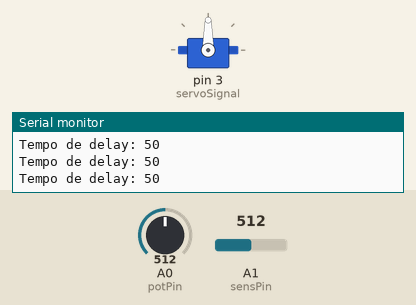
This sketch was run on a simulated Arduino Uno, built with avr-gcc and run on an emulated ATmega328P. Shown: servo, the last lines printed to the serial monitor. The inputs (shaded band) are chosen by the test bench; at power-on: A0 (potPin) = 512, A1 (sensPin) = 512.

Above: at 1.2 s.
1.3 s: A0 (potPin) set to 716
At 3.4 s:
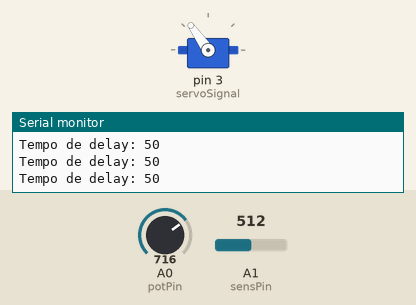
4.3 s: A0 (potPin) set to 1023
At 7.2 s:
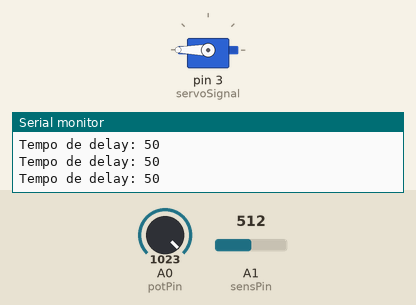
7.3 s: A1 (sensPin) set to 136
8.8 s: A1 (sensPin) set to 114
10.3 s: A0 (potPin) set to 306
At 12.6 s:
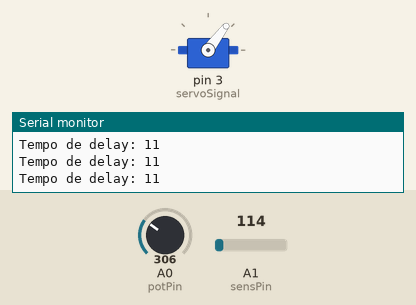
13.3 s: A0 (potPin) set to 122
At 14.8 s:
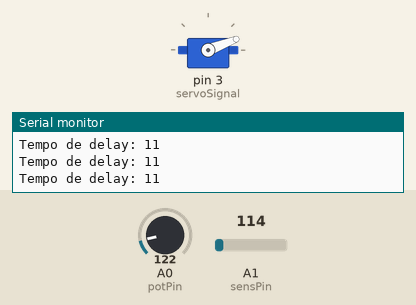
Timing chart, 0 to 16.1 s (numbered marks = the images above; inputs shaded):
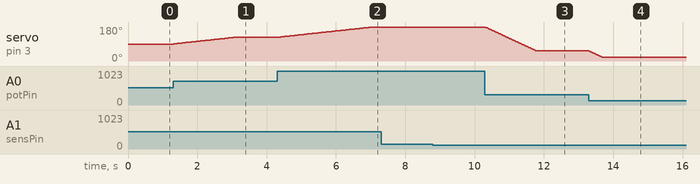

The sketch:

Atividade_2.ino
```cpp
#include <Servo.h>

#define DEBUG Serial
#define potPin A0
#define servoSignal 3
#define sensPin A1

Servo Servo;

int val = 0;
int sens = 0;

void setup() {
  Servo.attach(servoSignal);
  #ifdef DEBUG
    DEBUG.begin(115200);
  #endif
}

void loop() {
  val = analogRead(potPin);
  val = map(val, 0, 1023, 0, 180);
  sens = analogRead(sensPin);
  sens = map(sens, 0, 1023, 0, 100);
  int pos = Servo.read();
  if (val > pos){
    Servo.write(pos + 1);
  } else if (val < pos){
    Servo.write(pos - 1);
  }
  delay(sens);

  #ifdef DEBUG
    DEBUG.print("Tempo de delay: ");
    DEBUG.println(sens);
  #endif
}
```

Measured:
- after the input at 1.3 s, servo on pin 3 (servoSignal): moves from 90° to 125° over 1.7 s, starting at once
- after the input at 4.3 s, servo on pin 3 (servoSignal): moves from 125° to 180° over 2.7 s, starting at once
- after the input at 10.3 s, servo on pin 3 (servoSignal): moves from 180° to 53° over 1.5 s, starting at once
- after the input at 13.3 s, servo on pin 3 (servoSignal): moves from 53° to 21° over 0.36 s, starting at once
